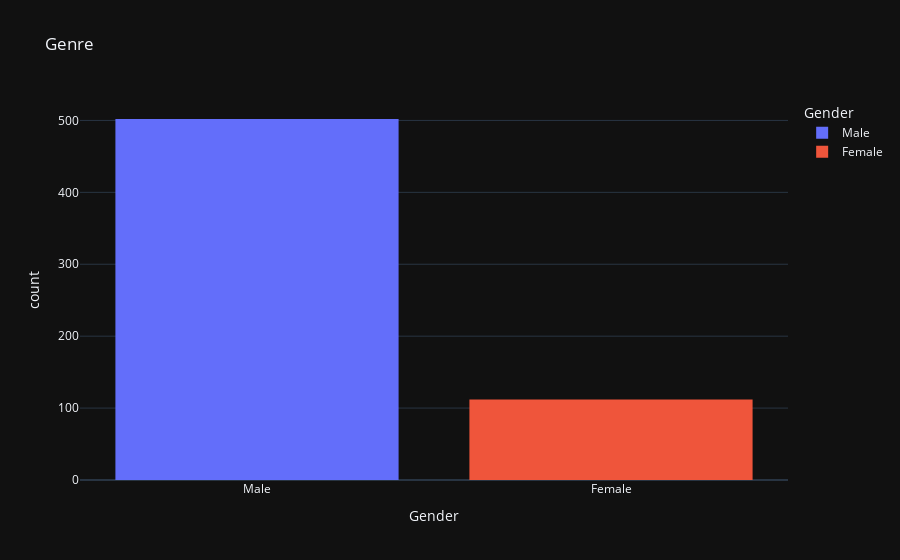

Source (notebook cell):
### Code cell
#df['Gender'].value_counts().plot.bar(title="Comparaisons des seces")

fig = px.histogram(df, x='Gender', title='Genre', color='Gender', template="plotly_dark")
fig.show(font= dict(size=17, family='Franklin Gothic'))

### Figure 1 — Plotly figure (JSON) as saved in the notebook; plotly's stock layout.template omitted (floating-point values rounded to 4 significant figures; data arrays with more than 128 entries replaced by an {"elided": "..."} marker saying what was removed)
{"data": [{"alignmentgroup": "True", "bingroup": "x", "hovertemplate": "Gender=%{x}<br>count=%{y}<extra></extra>", "legendgroup": "Male", "marker": {"color": "#636efa", "pattern": {"shape": ""}}, "name": "Male", "offsetgroup": "Male", "orientation": "v", "showlegend": true, "type": "histogram", "x": {"elided": "502 str values"}, "xaxis": "x", "yaxis": "y"}, {"alignmentgroup": "True", "bingroup": "x", "hovertemplate": "Gender=%{x}<br>count=%{y}<extra></extra>", "legendgroup": "Female", "marker": {"color": "#EF553B", "pattern": {"shape": ""}}, "name": "Female", "offsetgroup": "Female", "orientation": "v", "showlegend": true, "type": "histogram", "x": ["Female", "Female", "Female", "Female", "Female", "Female", "Female", "Female", "Female", "Female", "Female", "Female", "Female", "Female", "Female", "Female", "Female", "Female", "Female", "Female", "Female", "Female", "Female", "Female", "Female", "Female", "Female", "Female", "Female", "Female", "Female", "Female", "Female", "Female", "Female", "Female", "Female", "Female", "Female", "Female", "Female", "Female", "Female", "Female", "Female", "Female", "Female", "Female", "Female", "Female", "Female", "Female", "Female", "Female", "Female", "Female", "Female", "Female", "Female", "Female", "Female", "Female", "Female", "Female", "Female", "Female", "Female", "Female", "Female", "Female", "Female", "Female", "Female", "Female", "Female", "Female", "Female", "Female", "Female", "Female", "Female", "Female", "Female", "Female", "Female", "Female", "Female", "Female", "Female", "Female", "Female", "Female", "Female", "Female", "Female", "Female", "Female", "Female", "Female", "Female", "Female", "Female", "Female", "Female", "Female", "Female", "Female", "Female", "Female", "Female", "Female", "Female"], "xaxis": "x", "yaxis": "y"}], "layout": {"barmode": "relative", "legend": {"title": {"text": "Gender"}, "tracegroupgap": 0}, "title": {"text": "Genre"}, "xaxis": {"anchor": "y", "categoryarray": ["Male", "Female"], "categoryorder": "array", "domain": [0, 1], "title": {"text": "Gender"}}, "yaxis": {"anchor": "x", "domain": [0, 1], "title": {"text": "count"}}}}
